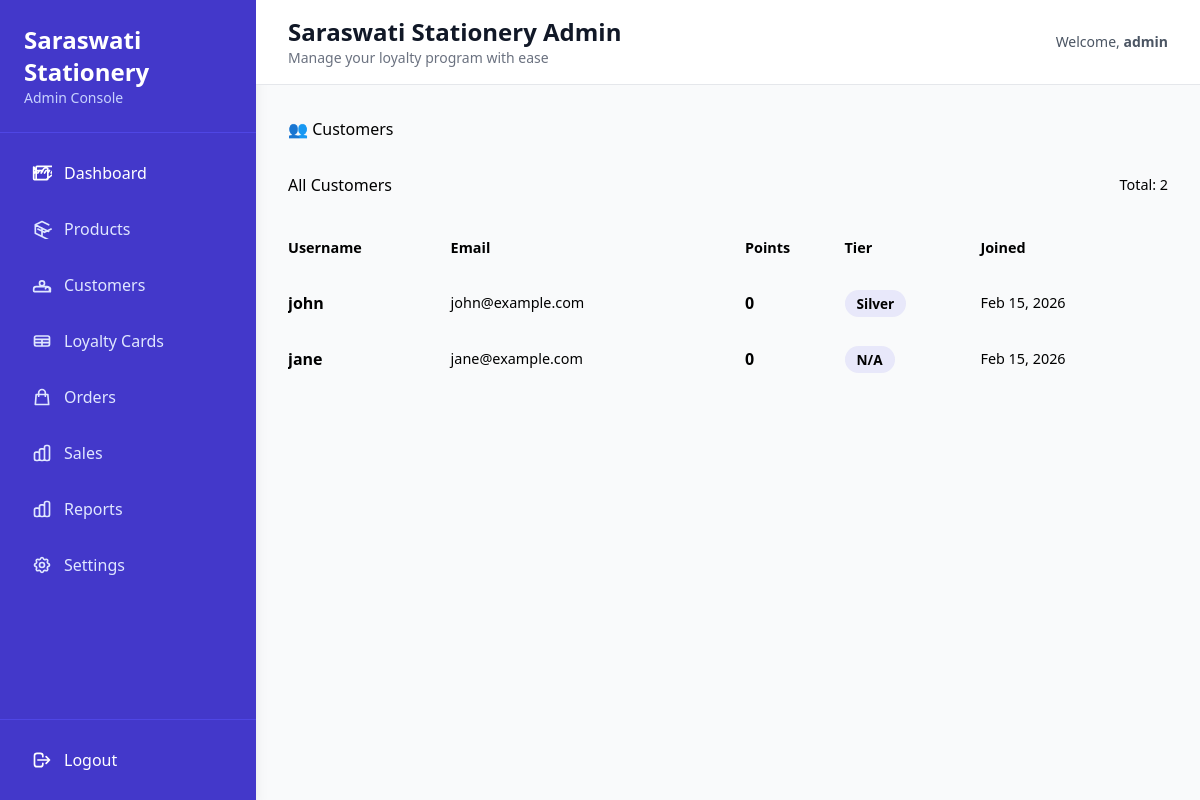
Page /admin/customers (signed in) on the earlier database version.
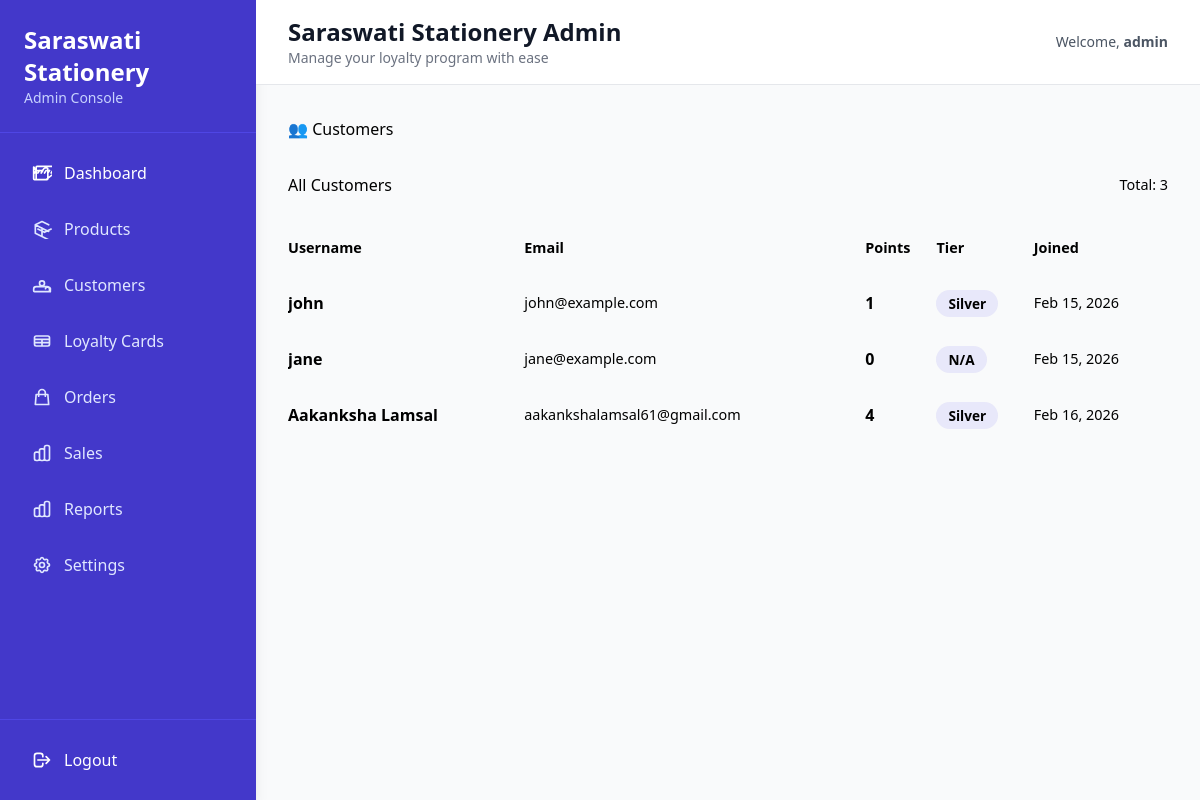
Same page on the later database version.
### models.py (models this page shows, shortened)
class User(UserMixin, db.Model):
    id = db.Column(db.Integer, primary_key=True)
    username = db.Column(db.String(150), unique=True, nullable=False)
    email = db.Column(db.String(150), unique=True, nullable=False)
    password = db.Column(db.String(150), nullable=False)
    role = db.Column(db.String(50), default='customer') # 'admin' or 'customer'
    created_at = db.Column(db.DateTime, default=datetime.utcnow)
    sales = db.relationship('Sale', backref='user', lazy=True)
    loyalty_card = db.relationship('LoyaltyCard', backref='user', uselist=False, lazy=True)
    @property
    def is_admin(self):
        return self.role == 'admin'

class LoyaltyCard(db.Model):
    id = db.Column(db.Integer, primary_key=True)
    user_id = db.Column(db.Integer, db.ForeignKey('user.id'), unique=True, nullable=False)
    points = db.Column(db.Integer, default=0)
    tier = db.Column(db.String(50), default='Silver') # Silver, Gold, Platinum

### app.py (the view)
@app.route('/admin/customers')
@login_required
def admin_customers():
    if not current_user.is_admin:
        abort(403)
    customers = User.query.filter_by(role='customer').all()
    return render_template('admin/customers.html', customers=customers)

### app.py (called while the page is built)
@login_manager.user_loader
def load_user(user_id):
    return User.query.get(int(user_id))

### templates/admin/customers.html
{% extends "admin/base_admin.html" %}
{% block content %}
<h2 style="margin-bottom: 2rem;">👥 Customers</h2>
<div class="card">
    <div style="display: flex; justify-content: space-between; align-items: center; margin-bottom: 1.5rem;">
        <h3>All Customers</h3>
        <p style="color: var(--text-muted); font-size: 0.9rem;">Total: {{ customers|length }}</p>
    </div>
    <div style="overflow-x: auto;">
        <table style="width: 100%; border-collapse: collapse;">
            <thead>
                <tr style="text-align: left; border-bottom: 2px solid var(--border); color: var(--text-muted); font-size: 0.9rem;">
                    <th style="padding: 1rem 0;">Username</th>
                    <th style="padding: 1rem 0;">Email</th>
                    <th style="padding: 1rem 0;">Points</th>
                    <th style="padding: 1rem 0;">Tier</th>
                    <th style="padding: 1rem 0;">Joined</th>
                </tr>
            </thead>
            <tbody>
                {% for customer in customers %}
                <tr style="border-bottom: 1px solid var(--border);">
                    <td style="padding: 1rem 0; font-weight: 600;">{{ customer.username }}</td>
                    <td style="padding: 1rem 0; color: var(--text-muted); font-size: 0.9rem;">{{ customer.email }}</td>
                    <td style="padding: 1rem 0; font-weight: 700; color: var(--primary);">{{ customer.loyalty_card.points if customer.loyalty_card else 0 }}</td>
                    <td style="padding: 1rem 0;">
                        <span style="background: rgba(79, 70, 229, 0.1); color: var(--primary); padding: 0.25rem 0.75rem; border-radius: 2rem; font-size: 0.85rem; font-weight: 600;">
                            {{ customer.loyalty_card.tier if customer.loyalty_card else 'N/A' }}
                        </span>
                    </td>
                    <td style="padding: 1rem 0; color: var(--text-muted); font-size: 0.9rem;">{{ customer.created_at.strftime('%b %d, %Y') if customer.created_at else 'N/A' }}</td>
                </tr>
                {% else %}
                <tr>
                    <td colspan="5" style="padding: 2rem; text-align: center; color: var(--text-muted);">No customers found.</td>
                </tr>
                {% endfor %}
            </tbody>
        </table>
    </div>
</div>
{% endblock %}

Differences in the rows shown:
changed through a linked row, User "john": loyalty_card "0" → "1"
added User: username "Aakanksha Lamsal", email "aakankshalamsal61@gmail.com", loyalty_card "4", loyalty_card "Silver", created_at "Feb 16, 2026"
Other differences:
{{ customers|length }}: "2" → "3"
